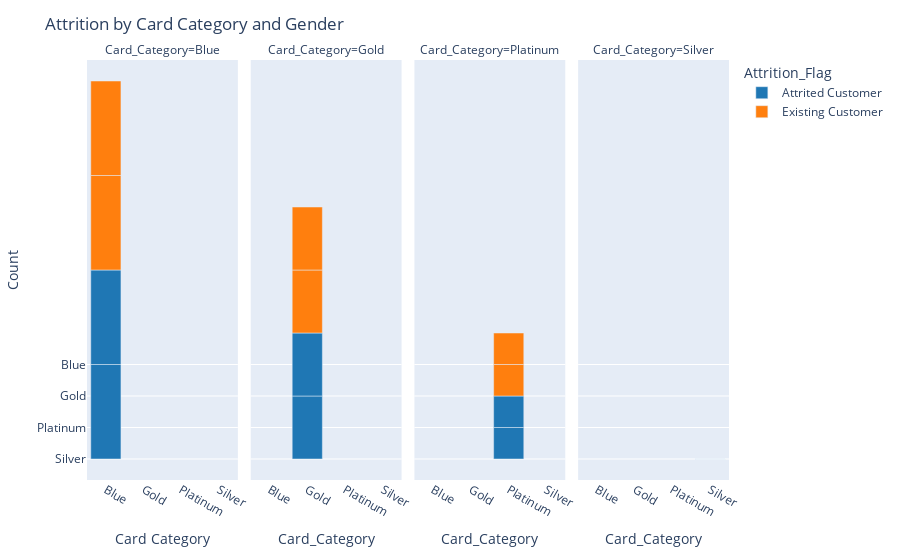

Notebook source saved alongside this figure:
### Code cell
Income_group= cc_cust_data[cc_cust_data['Income_Category'] == 'Unknown']
Income_group = Income_group.groupby(['Education_Level','Attrition_Flag', 'Gender']).size()


custom_color_scale = ['#1f77b4', '#ff7f0e']

fig = px.bar(gender_counts_by_category, x='Card_Category', y='Card_Category', color='Attrition_Flag', facet_col='Card_Category',
             category_orders={'Gender': ['F', 'M']}, color_discrete_sequence=custom_color_scale)

# Update layout for better visualization
fig.update_layout(title_text='Attrition by Card Category and Gender',
                  xaxis_title='Card Category',
                  yaxis_title='Count')

# Show the plot
fig.show()





# Display the plot
plt.show()

### Figure 1 — Plotly figure (JSON) as saved in the notebook; plotly's stock layout.template omitted (floating-point values rounded to 4 significant figures)
{"data": [{"alignmentgroup": "True", "hovertemplate": "Attrition_Flag=Attrited Customer<br>Card_Category=%{y}<extra></extra>", "legendgroup": "Attrited Customer", "marker": {"color": "#1f77b4", "pattern": {"shape": ""}}, "name": "Attrited Customer", "offsetgroup": "Attrited Customer", "orientation": "v", "showlegend": true, "textposition": "auto", "type": "bar", "x": ["Blue", "Blue"], "xaxis": "x", "y": ["Blue", "Blue"], "yaxis": "y"}, {"alignmentgroup": "True", "hovertemplate": "Attrition_Flag=Attrited Customer<br>Card_Category=%{y}<extra></extra>", "legendgroup": "Attrited Customer", "marker": {"color": "#1f77b4", "pattern": {"shape": ""}}, "name": "Attrited Customer", "offsetgroup": "Attrited Customer", "orientation": "v", "showlegend": false, "textposition": "auto", "type": "bar", "x": ["Gold", "Gold"], "xaxis": "x2", "y": ["Gold", "Gold"], "yaxis": "y2"}, {"alignmentgroup": "True", "hovertemplate": "Attrition_Flag=Attrited Customer<br>Card_Category=%{y}<extra></extra>", "legendgroup": "Attrited Customer", "marker": {"color": "#1f77b4", "pattern": {"shape": ""}}, "name": "Attrited Customer", "offsetgroup": "Attrited Customer", "orientation": "v", "showlegend": false, "textposition": "auto", "type": "bar", "x": ["Platinum", "Platinum"], "xaxis": "x3", "y": ["Platinum", "Platinum"], "yaxis": "y3"}, {"alignmentgroup": "True", "hovertemplate": "Attrition_Flag=Attrited Customer<br>Card_Category=%{y}<extra></extra>", "legendgroup": "Attrited Customer", "marker": {"color": "#1f77b4", "pattern": {"shape": ""}}, "name": "Attrited Customer", "offsetgroup": "Attrited Customer", "orientation": "v", "showlegend": false, "textposition": "auto", "type": "bar", "x": ["Silver", "Silver"], "xaxis": "x4", "y": ["Silver", "Silver"], "yaxis": "y4"}, {"alignmentgroup": "True", "hovertemplate": "Attrition_Flag=Existing Customer<br>Card_Category=%{y}<extra></extra>", "legendgroup": "Existing Customer", "marker": {"color": "#ff7f0e", "pattern": {"shape": ""}}, "name": "Existing Customer", "offsetgroup": "Existing Customer", "orientation": "v", "showlegend": true, "textposition": "auto", "type": "bar", "x": ["Blue", "Blue"], "xaxis": "x", "y": ["Blue", "Blue"], "yaxis": "y"}, {"alignmentgroup": "True", "hovertemplate": "Attrition_Flag=Existing Customer<br>Card_Category=%{y}<extra></extra>", "legendgroup": "Existing Customer", "marker": {"color": "#ff7f0e", "pattern": {"shape": ""}}, "name": "Existing Customer", "offsetgroup": "Existing Customer", "orientation": "v", "showlegend": false, "textposition": "auto", "type": "bar", "x": ["Gold", "Gold"], "xaxis": "x2", "y": ["Gold", "Gold"], "yaxis": "y2"}, {"alignmentgroup": "True", "hovertemplate": "Attrition_Flag=Existing Customer<br>Card_Category=%{y}<extra></extra>", "legendgroup": "Existing Customer", "marker": {"color": "#ff7f0e", "pattern": {"shape": ""}}, "name": "Existing Customer", "offsetgroup": "Existing Customer", "orientation": "v", "showlegend": false, "textposition": "auto", "type": "bar", "x": ["Platinum", "Platinum"], "xaxis": "x3", "y": ["Platinum", "Platinum"], "yaxis": "y3"}, {"alignmentgroup": "True", "hovertemplate": "Attrition_Flag=Existing Customer<br>Card_Category=%{y}<extra></extra>", "legendgroup": "Existing Customer", "marker": {"color": "#ff7f0e", "pattern": {"shape": ""}}, "name": "Existing Customer", "offsetgroup": "Existing Customer", "orientation": "v", "showlegend": false, "textposition": "auto", "type": "bar", "x": ["Silver", "Silver"], "xaxis": "x4", "y": ["Silver", "Silver"], "yaxis": "y4"}], "layout": {"annotations": [{"font": {}, "showarrow": false, "text": "Card_Category=Blue", "x": 0.1175, "xanchor": "center", "xref": "paper", "y": 1, "yanchor": "bottom", "yref": "paper"}, {"font": {}, "showarrow": false, "text": "Card_Category=Gold", "x": 0.3725, "xanchor": "center", "xref": "paper", "y": 1, "yanchor": "bottom", "yref": "paper"}, {"font": {}, "showarrow": false, "text": "Card_Category=Platinum", "x": 0.6275, "xanchor": "center", "xref": "paper", "y": 1, "yanchor": "bottom", "yref": "paper"}, {"font": {}, "showarrow": false, "text": "Card_Category=Silver", "x": 0.8825, "xanchor": "center", "xref": "paper", "y": 1, "yanchor": "bottom", "yref": "paper"}], "barmode": "relative", "legend": {"title": {"text": "Attrition_Flag"}, "tracegroupgap": 0}, "margin": {"t": 60}, "title": {"text": "Attrition by Card Category and Gender"}, "xaxis": {"anchor": "y", "categoryarray": ["Blue", "Gold", "Platinum", "Silver"], "categoryorder": "array", "domain": [0, 0.235], "title": {"text": "Card Category"}}, "xaxis2": {"anchor": "y2", "categoryarray": ["Blue", "Gold", "Platinum", "Silver"], "categoryorder": "array", "domain": [0.255, 0.49], "matches": "x", "title": {"text": "Card_Category"}}, "xaxis3": {"anchor": "y3", "categoryarray": ["Blue", "Gold", "Platinum", "Silver"], "categoryorder": "array", "domain": [0.51, 0.745], "matches": "x", "title": {"text": "Card_Category"}}, "xaxis4": {"anchor": "y4", "categoryarray": ["Blue", "Gold", "Platinum", "Silver"], "categoryorder": "array", "domain": [0.765, 1.0], "matches": "x", "title": {"text": "Card_Category"}}, "yaxis": {"anchor": "x", "categoryarray": ["Silver", "Platinum", "Gold", "Blue"], "categoryorder": "array", "domain": [0, 1], "title": {"text": "Count"}}, "yaxis2": {"anchor": "x2", "domain": [0, 1], "matches": "y", "showticklabels": false}, "yaxis3": {"anchor": "x3", "domain": [0, 1], "matches": "y", "showticklabels": false}, "yaxis4": {"anchor": "x4", "domain": [0, 1], "matches": "y", "showticklabels": false}}}
